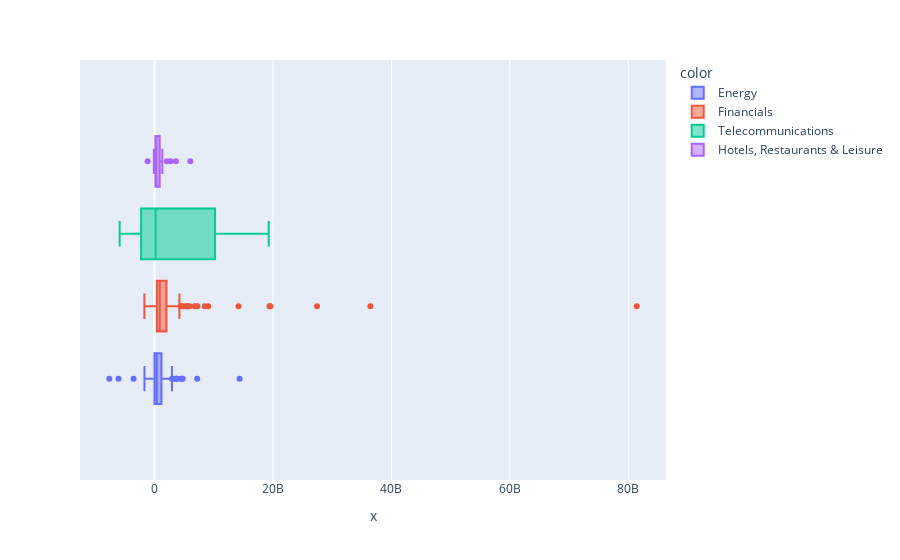

Here is the notebook cell this chart was saved with:
### Code cell
# Too much noise! I will select only a few industries
industries = ['Telecommunications', 'Energy', 'Financials', 'Hotels, Restaurants & Leisure']
fortune_selection = fortune[fortune.sector.isin(industries)]
px.box(x=fortune_selection.profit, color=fortune_selection.sector)

### Figure 1 — Plotly figure (JSON) as saved in the notebook; plotly's stock layout.template omitted (floating-point values rounded to 4 significant figures; data arrays with more than 128 entries replaced by an {"elided": "..."} marker saying what was removed)
{"data": [{"alignmentgroup": "True", "hovertemplate": "color=Energy<br>x=%{x}<extra></extra>", "legendgroup": "Energy", "marker": {"color": "#636efa"}, "name": "Energy", "notched": false, "offsetgroup": "Energy", "orientation": "h", "showlegend": true, "type": "box", "x": [14340000000, 2924000000, 2637000000, 3076000000, 2422000000, 3592000000, 178900000, 7189000000, 2936000000, 331000000, 4591300000, 3748000000, 319400000, 360000000, 128000000, -1131000000, -667000000, 4739000000, 3769000000, 772400000, 2734900000, -7656000000, 1358000000, 1921100000, -239000000, 2190000000, 1169000000, 1343000000, 2197000000, 1284000000, 791000000, 928000000, 1372000000, 1241200000, 912000000, 303000000, 1278600000, 1693000000, 770000000, 4438000000, 2805000000, 648000000, 756000000, 310600000, -209200000, 909100000, -308000000, -6095000000, 850000000, 1746000000, 17000000, 1134000000, -355000000, 256200000, 680000000, 234000000, -408000000, -3553000000, -1119300000, 828000000, 40800000, 335500000, 383100000, 480000000, 669900000, 775600000, -211300000, -705000000, -1512000000, -1221700000, -340100000, 1149700000, 240000000, 39000000, 557200000, 621000000, 31300000, 538300000, -43600000, 210700000, 285100000, 213900000, -114900000, -166900000, 891000000, 396000000, -97000000, 511400000, 217900000, -1716300000, -33700000, 1020800000, 380100000, -28000000, 169500000, 96000000, -425700000, -124600000, 233800000, 256000000, -316300000, 433600000, 214000000, -128200000.0, 18100000, 681100000, 163000000, -348400000, 39000000], "x0": " ", "xaxis": "x", "y0": " ", "yaxis": "y"}, {"alignmentgroup": "True", "hovertemplate": "color=Financials<br>x=%{x}<extra></extra>", "legendgroup": "Financials", "marker": {"color": "#EF553B"}, "name": "Financials", "notched": false, "offsetgroup": "Financials", "orientation": "h", "showlegend": true, "type": "box", "x": {"elided": "162 float values"}, "x0": " ", "xaxis": "x", "y0": " ", "yaxis": "y"}, {"alignmentgroup": "True", "hovertemplate": "color=Telecommunications<br>x=%{x}<extra></extra>", "legendgroup": "Telecommunications", "marker": {"color": "#00cc96"}, "name": "Telecommunications", "notched": false, "offsetgroup": "Telecommunications", "orientation": "h", "showlegend": true, "type": "box", "x": [13903000000, 19265000000, 13057000000, 1668000000, -5269000000, 1399500000, 138900000, -5911000000, 121000000, -3090000000, 150000000], "x0": " ", "xaxis": "x", "y0": " ", "yaxis": "y"}, {"alignmentgroup": "True", "hovertemplate": "color=Hotels, Restaurants & Leisure<br>x=%{x}<extra></extra>", "legendgroup": "Hotels, Restaurants & Leisure", "marker": {"color": "#ab63fa"}, "name": "Hotels, Restaurants & Leisure", "notched": false, "offsetgroup": "Hotels, Restaurants & Leisure", "orientation": "h", "showlegend": true, "type": "box", "x": [3599200000, 6025400000, 1273000000, 2698000000, 2049100000, 881000000, 713000000, -1195000000, 713400000, 123000000, 1294000000, 350200000, 43900000, 766000000, 138000000, 130600000, 507000000, 400700000, -130000000, 157600000, 154900000, 223400000, 174500000, 81000000, 127300000, 301200000, 157000000], "x0": " ", "xaxis": "x", "y0": " ", "yaxis": "y"}], "layout": {"boxmode": "group", "legend": {"title": {"text": "color"}, "tracegroupgap": 0}, "margin": {"t": 60}, "xaxis": {"anchor": "y", "domain": [0, 1], "title": {"text": "x"}}, "yaxis": {"anchor": "x", "domain": [0, 1]}}}
